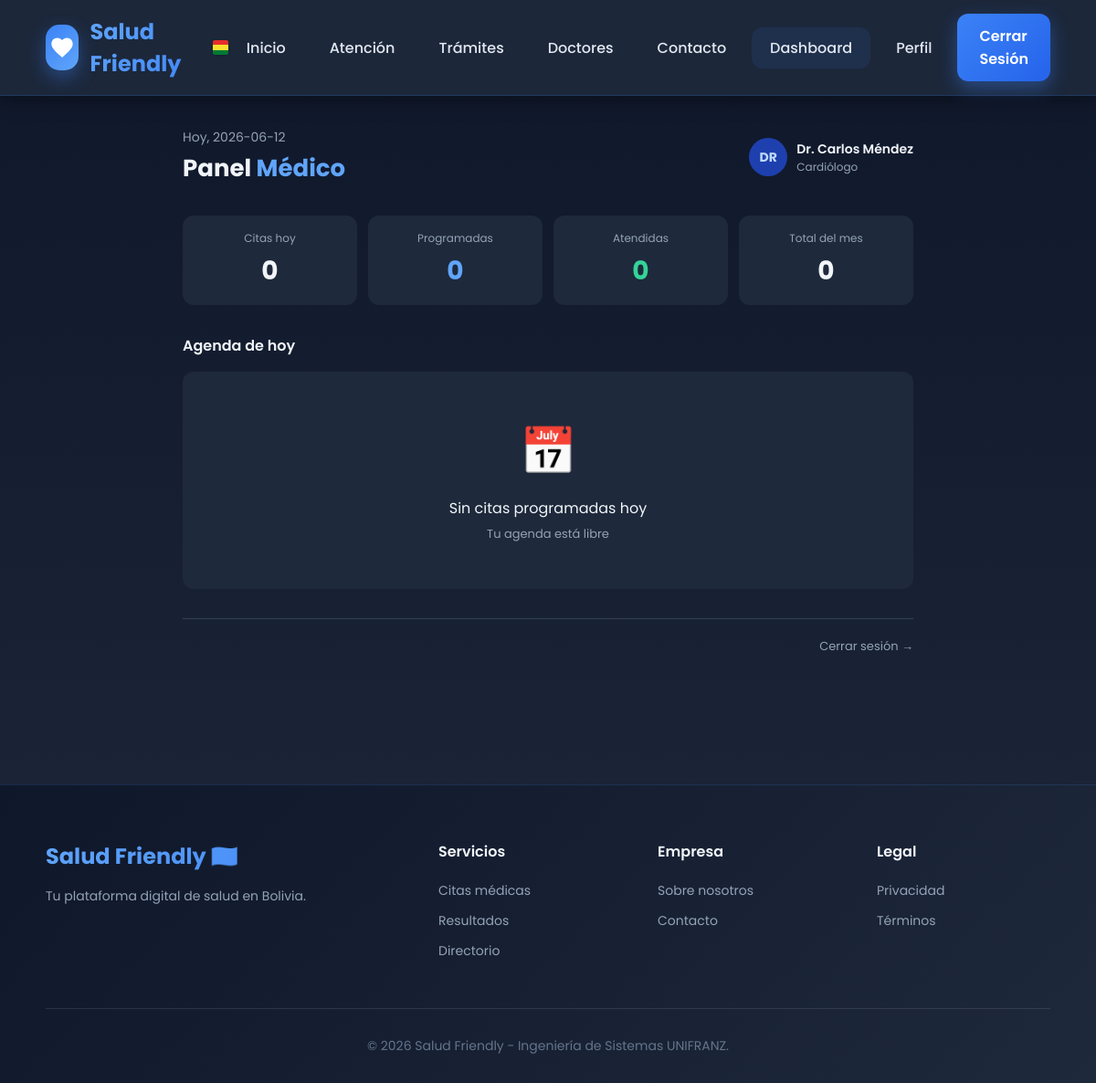
Page /dashboard_medico (signed in) on the committed database.
### tables this page shows
CREATE TABLE usuarios (
            id INTEGER PRIMARY KEY AUTOINCREMENT,
            nombre TEXT NOT NULL,
            email TEXT UNIQUE NOT NULL,
            password TEXT NOT NULL,
            tipo TEXT DEFAULT 'paciente',
            especialidad TEXT,
            matricula TEXT,
            fecha_nacimiento TEXT,
            ci TEXT,
            complemento_ci TEXT,
            celular TEXT,
            alergias TEXT,
            grupo_sanguineo TEXT,
            fecha_registro TIMESTAMP DEFAULT CURRENT_TIMESTAMP
        );

### app.py (the view)
@app.route('/dashboard_medico')
def dashboard_medico():
    if 'usuario_id' not in session or session.get('tipo') != 'medico':
        return redirect(url_for('login'))
    hoy        = datetime.now().strftime('%Y-%m-%d')
    mes_actual = datetime.now().strftime('%Y-%m')
    conn   = get_db()
    cursor = conn.cursor()
    cursor.execute('SELECT * FROM usuarios WHERE id = ?', (session['usuario_id'],))
    medico = cursor.fetchone()
    cursor.execute('''
        SELECT citas.*, usuarios.nombre AS nombre_paciente
        FROM citas
        JOIN usuarios ON citas.usuario_id = usuarios.id
        WHERE citas.fecha = ?
          AND citas.doctor = ?
          AND citas.estado IN ('Programada', 'Atendida')
        ORDER BY citas.hora ASC
    ''', (hoy, medico['nombre']))
    citas_hoy = cursor.fetchall()
    cursor.execute('''
        SELECT citas.*, usuarios.nombre AS nombre_paciente
        FROM citas
        JOIN usuarios ON citas.usuario_id = usuarios.id
        WHERE citas.doctor = ?
          AND citas.estado = 'Pendiente confirmacion'
        ORDER BY citas.fecha ASC, citas.hora ASC
    ''', (medico['nombre'],))
    citas_pendientes = cursor.fetchall()
    pendientes_count = len(citas_pendientes)
    atendidas        = sum(1 for c in citas_hoy if c['estado'] == 'Atendida')
    programadas      = sum(1 for c in citas_hoy if c['estado'] == 'Programada')
    cursor.execute('''
        SELECT COUNT(*) AS total FROM citas
        WHERE doctor = ? AND fecha LIKE ?
    ''', (medico['nombre'], mes_actual + '%'))
    total_mes = cursor.fetchone()['total']
    conn.close()
    return render_template('dashboard_medico.html',
        citas_hoy=citas_hoy,
        citas_pendientes=citas_pendientes,
        pendientes_count=pendientes_count,
        programadas=programadas,
        atendidas=atendidas,
        total_mes=total_mes,
        medico=medico,
        hoy=hoy
    )

### app.py (called while the page is built)
def get_db():
    conn = sqlite3.connect('salud.db')
    conn.row_factory = sqlite3.Row
    return conn

### templates/dashboard_medico.html (shortened to what this page needs)
{% extends 'base.html' %}
{% block content %}
<section class="section" style="padding-top: 140px; max-width: 900px; margin: 0 auto;">
  <div style="display:flex; justify-content:space-between; align-items:center; margin-bottom:2rem;">
    <div>
      <p style="color:#94a3b8; font-size:14px; margin:0 0 4px;">Hoy, {{ hoy }}</p>
      <h1 style="color:#f1f5f9; font-size:26px; margin:0;">
        Panel <span style="color:#60a5fa;">Médico</span>
      </h1>
    </div>
    <div style="display:flex; align-items:center; gap:10px;">
      <div style="width:42px;height:42px;border-radius:50%;background:#1e40af;display:flex;align-items:center;justify-content:center;font-weight:bold;color:#bfdbfe;font-size:14px;">
        {{ medico.nombre[:2].upper() }}
      </div>
      <div>
        <p style="color:#f1f5f9; font-size:14px; font-weight:600; margin:0;">{{ medico.nombre }}</p>
        <p style="color:#94a3b8; font-size:12px; margin:0;">{{ medico.especialidad or 'Médico General' }}</p>
      </div>
    </div>
  </div>
  <div style="display:grid; grid-template-columns:repeat(4,1fr); gap:12px; margin-bottom:2rem;">
    <div style="background:#1e293b; border-radius:12px; padding:1rem; text-align:center;">
      <p style="color:#94a3b8; font-size:12px; margin:0 0 6px;">Citas hoy</p>
      <p style="color:#f1f5f9; font-size:28px; font-weight:bold; margin:0;">{{ citas_hoy|length }}</p>
    </div>
    <div style="background:#1e293b; border-radius:12px; padding:1rem; text-align:center;">
      <p style="color:#94a3b8; font-size:12px; margin:0 0 6px;">Programadas</p>
      <p style="color:#60a5fa; font-size:28px; font-weight:bold; margin:0;">{{ programadas }}</p>
    </div>
    <div style="background:#1e293b; border-radius:12px; padding:1rem; text-align:center;">
      <p style="color:#94a3b8; font-size:12px; margin:0 0 6px;">Atendidas</p>
      <p style="color:#34d399; font-size:28px; font-weight:bold; margin:0;">{{ atendidas }}</p>
    </div>
    <div style="background:#1e293b; border-radius:12px; padding:1rem; text-align:center;">
      <p style="color:#94a3b8; font-size:12px; margin:0 0 6px;">Total del mes</p>
      <p style="color:#f1f5f9; font-size:28px; font-weight:bold; margin:0;">{{ total_mes }}</p>
    </div>
  </div>
  <div>
    <h2 style="color:#f1f5f9; font-size:16px; font-weight:600; margin:0 0 1rem;">
      Agenda de hoy
    </h2>
    {% if citas_hoy %}
    <div style="display:flex; flex-direction:column; gap:10px;">
      {% for cita in citas_hoy %}
      <div style="background:#1e293b; border-radius:12px; padding:1rem 1.25rem; display:flex; align-items:center; gap:16px;">
        <div style="width:44px;height:44px;border-radius:50%;background:#1e40af;display:flex;align-items:center;justify-content:center;font-weight:bold;color:#bfdbfe;font-size:14px;flex-shrink:0;">
          {{ cita.nombre_paciente[:2].upper() }}
        </div>
        <div style="flex:1; min-width:0;">
          <p style="color:#f1f5f9; font-size:15px; font-weight:600; margin:0 0 3px;">
            {{ cita.nombre_paciente }}
          </p>
          <p style="color:#94a3b8; font-size:13px; margin:0;">
            ⏰ {{ cita.hora }} &nbsp;·&nbsp; {{ cita.especialidad }}
          </p>
        </div>
        {% if cita.estado == 'Atendida' %}
          <span style="background:#064e3b;color:#34d399;font-size:12px;padding:4px 12px;border-radius:8px;white-space:nowrap;">✓ Atendida</span>
        {% else %}
          <span style="background:#172554;color:#60a5fa;font-size:12px;padding:4px 12px;border-radius:8px;white-space:nowrap;">● Programada</span>
        {% endif %}
        {% if cita.estado != 'Atendida' %}
        <a href="{{ url_for('consulta', cita_id=cita.id) }}"
           style="background:#2563eb;color:white;font-size:13px;padding:7px 16px;border-radius:8px;text-decoration:none;white-space:nowrap;font-weight:500;">
          🩺 Atender
        </a>
        {% else %}
        <a href="{{ url_for('consulta', cita_id=cita.id) }}"
           style="background:transparent;color:#94a3b8;font-size:13px;padding:7px 16px;border-radius:8px;text-decoration:none;white-space:nowrap;border:1px solid #334155;">
          Ver consulta
        </a>
        {% endif %}
      </div>
      {% endfor %}
    </div>
    {% else %}
    <div style="text-align:center; padding:50px 20px; background:#1e293b; border-radius:12px;">
      <div style="font-size:50px; margin-bottom:12px;">📅</div>
      <p style="color:#f1f5f9; font-size:16px; margin:0 0 6px;">Sin citas programadas hoy</p>
      <p style="color:#94a3b8; font-size:13px; margin:0;">Tu agenda está libre</p>
    </div>
    {% endif %}
  </div>
  <div style="text-align:right; margin-top:2rem; padding-top:1rem; border-top:1px solid #334155;">
    <a href="{{ url_for('logout') }}" style="color:#94a3b8; font-size:13px; text-decoration:none;">
      Cerrar sesión →
    </a>
  </div>
</section>
{% endblock %}

### templates/base.html (style rules this page uses)
* { margin: 0; padding: 0; box-sizing: border-box; font-family: 'Poppins', sans-serif; }
html { scroll-behavior: smooth; }
body { background: linear-gradient(180deg, #0f172a 0%, #1e293b 100%); color: #e2e8f0; min-height: 100vh; }
.section { padding: 80px 50px; max-width: 1400px; margin: 0 auto; }

### rows in the picture
usuarios: nombre "DR", nombre "Dr. Carlos Méndez", especialidad "Cardiólogo"

### other values in the picture
{{ citas_hoy|length }} "0"
{{ programadas }} "0"
{{ atendidas }} "0"
{{ total_mes }} "0"
